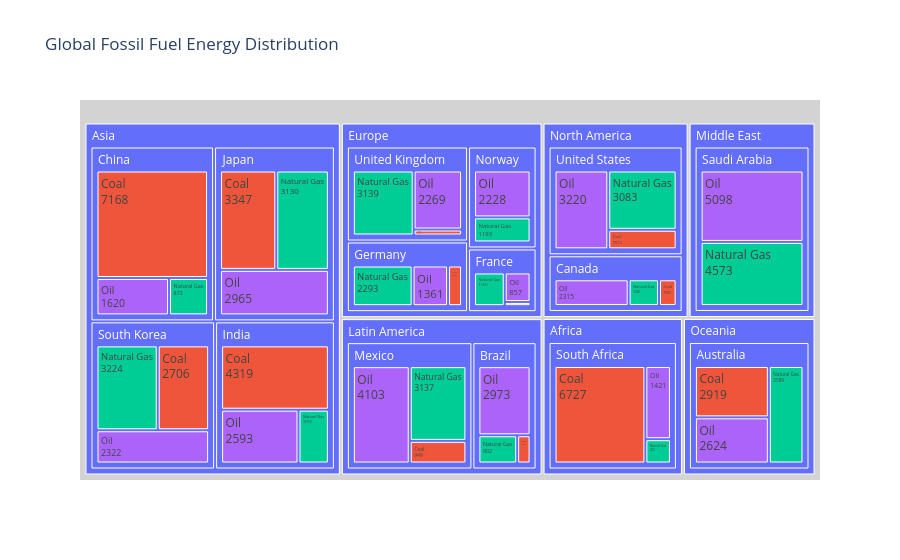
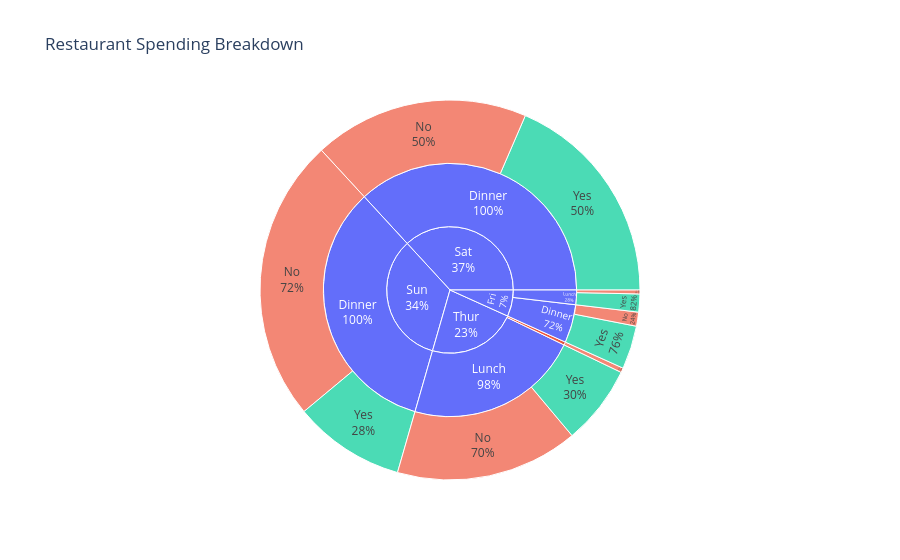
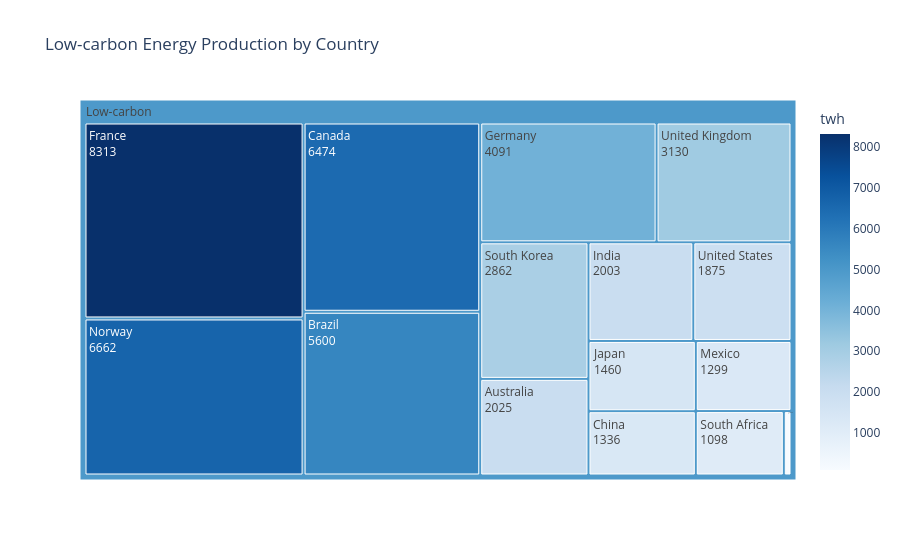
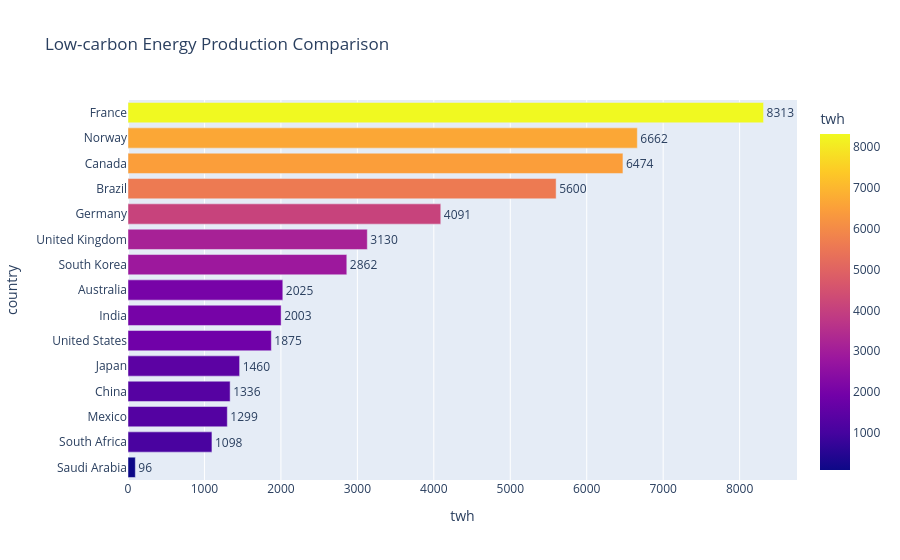

Here is the notebook cell these charts were saved with, in order:
### Code cell
import pandas as pd
import plotly.express as px

# Load dataset
df = pd.read_csv("global_energy_mix.csv")

# Clean column names
df.columns = [col.strip().lower().replace(" ", "_") for col in df.columns]

print(df.columns)

# --------------------------------------------------
# Use actual column names from your CSV
# --------------------------------------------------

country_col = 'country'
region_col = 'region'
source_col = 'source'
twh_col = 'twh'

# ==================================================
# TASK 1
# ==================================================

# Fossil fuel sources
fossil_sources = ['Coal', 'Oil', 'Natural Gas']

# Filter fossil data
fossil_df = df[df[source_col].isin(fossil_sources)]

# Treemap
fig = px.treemap(
    fossil_df,
    path=[region_col, country_col, source_col],
    values=twh_col,
    color=source_col,
    title='Global Fossil Fuel Energy Distribution'
)

fig.update_traces(
    textinfo='label+value',
    root_color='lightgrey'
)

fig.show()

# Insight
top_region = (
    fossil_df.groupby(region_col)[twh_col]
    .sum()
    .sort_values(ascending=False)
)

print("\nInsight:")
print("Highest fossil fuel dependency:")
print(top_region.head(1))

# ==================================================
# TASK 2
# ==================================================

tips = px.data.tips()

tips_summary = (
    tips.groupby(['day', 'time', 'smoker'])['total_bill']
    .sum()
    .reset_index()
)

fig = px.sunburst(
    tips_summary,
    path=['day', 'time', 'smoker'],
    values='total_bill',
    color='smoker',
    title='Restaurant Spending Breakdown'
)

fig.update_traces(
    textinfo='label+percent parent',
    root_color='lightgrey'
)

fig.show()

print("\nInsight:")
print("Dinner contributes the highest restaurant revenue.")

# ==================================================
# TASK 3
# ==================================================

# Low-carbon sources
low_carbon_sources = ['Hydro', 'Wind', 'Solar', 'Nuclear']

# Filter low-carbon data
low_carbon_df = df[df[source_col].isin(low_carbon_sources)]

# Aggregate by country
country_energy = (
    low_carbon_df.groupby(country_col)[twh_col]
    .sum()
    .reset_index()
    .sort_values(by=twh_col, ascending=False)
)

# ---------------- TREEMAP ----------------

country_energy['All'] = 'Low-carbon'

treemap_fig = px.treemap(
    country_energy,
    path=['All', country_col],
    values=twh_col,
    color=twh_col,
    color_continuous_scale='Blues',
    title='Low-carbon Energy Production by Country'
)

treemap_fig.update_traces(
    textinfo='label+value',
    root_color='lightgrey'
)

treemap_fig.show()

# ---------------- BAR CHART ----------------

bar_fig = px.bar(
    country_energy.sort_values(twh_col),
    x=twh_col,
    y=country_col,
    orientation='h',
    color=twh_col,
    text=twh_col,
    title='Low-carbon Energy Production Comparison'
)

bar_fig.update_traces(
    textposition='outside'
)

bar_fig.show()

# Insight
print("\nInsight:")
print("Bar chart is better for accurate country comparison.")
print("Treemap is better for showing proportions.")

### Figure 1 — Plotly figure (JSON) as saved in the notebook; plotly's stock layout.template omitted (floating-point values rounded to 4 significant figures)
{"data": [{"branchvalues": "total", "customdata": [["(?)"], ["(?)"], ["(?)"], ["(?)"], ["(?)"], ["(?)"], ["(?)"], ["(?)"], ["(?)"], ["(?)"], ["(?)"], ["(?)"], ["(?)"], ["(?)"], ["(?)"], ["(?)"], ["(?)"], ["(?)"], ["(?)"], ["(?)"], ["(?)"], ["(?)"], ["Coal"], ["Coal"], ["Coal"], ["Coal"], ["Coal"], ["Coal"], ["Coal"], ["Coal"], ["Coal"], ["Coal"], ["Coal"], ["Coal"], ["Coal"], ["Natural Gas"], ["Natural Gas"], ["Natural Gas"], ["Natural Gas"], ["Natural Gas"], ["Natural Gas"], ["Natural Gas"], ["Natural Gas"], ["Natural Gas"], ["Natural Gas"], ["Natural Gas"], ["Natural Gas"], ["Natural Gas"], ["Natural Gas"], ["Natural Gas"], ["Oil"], ["Oil"], ["Oil"], ["Oil"], ["Oil"], ["Oil"], ["Oil"], ["Oil"], ["Oil"], ["Oil"], ["Oil"], ["Oil"], ["Oil"], ["Oil"], ["Oil"]], "domain": {"x": [0, 1], "y": [0, 1]}, "hovertemplate": "labels=%{label}<br>twh=%{value}<br>parent=%{parent}<br>id=%{id}<br>source=%{customdata[0]}<extra></extra>", "ids": ["Africa", "North America/United States", "Asia/China", "Europe/Germany", "Europe/France", "Europe/United Kingdom", "Asia/India", "Latin America/Brazil", "Oceania/Australia", "Middle East", "Asia/South Korea", "Asia/Japan", "Middle East/Saudi Arabia", "Africa/South Africa", "North America/Canada", "Latin America/Mexico", "North America", "Asia", "Europe", "Latin America", "Oceania", "Europe/Norway", "Latin America/Mexico/Coal", "North America/Canada/Coal", "Africa/South Africa/Coal", "Asia/South Korea/Coal", "North America/United States/Coal", "Latin America/Brazil/Coal", "Europe/France/Coal", "Asia/India/Coal", "Asia/Japan/Coal", "Asia/China/Coal", "Europe/Germany/Coal", "Europe/United Kingdom/Coal", "Oceania/Australia/Coal", "Europe/United Kingdom/Natural Gas", "Europe/Germany/Natural Gas", "Asia/India/Natural Gas", "Asia/Japan/Natural Gas", "Latin America/Brazil/Natural Gas", "Latin America/Mexico/Natural Gas", "North America/Canada/Natural Gas", "Africa/South Africa/Natural Gas", "Oceania/Australia/Natural Gas", "Middle East/Saudi Arabia/Natural Gas", "Europe/Norway/Natural Gas", "North America/United States/Natural Gas", "Asia/South Korea/Natural Gas", "Asia/China/Natural Gas", "Europe/France/Natural Gas", "Asia/China/Oil", "Europe/Germany/Oil", "North America/United States/Oil", "Asia/Japan/Oil", "Europe/United Kingdom/Oil", "Asia/India/Oil", "Latin America/Brazil/Oil", "Latin America/Mexico/Oil", "North America/Canada/Oil", "Oceania/Australia/Oil", "Africa/South Africa/Oil", "Europe/Norway/Oil", "Asia/South Korea/Oil", "Europe/France/Oil", "Middle East/Saudi Arabia/Oil"], "labels": ["Africa", "United States", "China", "Germany", "France", "United Kingdom", "India", "Brazil", "Australia", "Middle East", "South Korea", "Japan", "Saudi Arabia", "South Africa", "Canada", "Mexico", "North America", "Asia", "Europe", "Latin America", "Oceania", "Norway", "Coal", "Coal", "Coal", "Coal", "Coal", "Coal", "Coal", "Coal", "Coal", "Coal", "Coal", "Coal", "Coal", "Natural Gas", "Natural Gas", "Natural Gas", "Natural Gas", "Natural Gas", "Natural Gas", "Natural Gas", "Natural Gas", "Natural Gas", "Natural Gas", "Natural Gas", "Natural Gas", "Natural Gas", "Natural Gas", "Natural Gas", "Oil", "Oil", "Oil", "Oil", "Oil", "Oil", "Oil", "Oil", "Oil", "Oil", "Oil", "Oil", "Oil", "Oil", "Oil"], "marker": {"colors": ["#636efa", "#636efa", "#636efa", "#636efa", "#636efa", "#636efa", "#636efa", "#636efa", "#636efa", "#636efa", "#636efa", "#636efa", "#636efa", "#636efa", "#636efa", "#636efa", "#636efa", "#636efa", "#636efa", "#636efa", "#636efa", "#636efa", "#EF553B", "#EF553B", "#EF553B", "#EF553B", "#EF553B", "#EF553B", "#EF553B", "#EF553B", "#EF553B", "#EF553B", "#EF553B", "#EF553B", "#EF553B", "#00cc96", "#00cc96", "#00cc96", "#00cc96", "#00cc96", "#00cc96", "#00cc96", "#00cc96", "#00cc96", "#00cc96", "#00cc96", "#00cc96", "#00cc96", "#00cc96", "#00cc96", "#ab63fa", "#ab63fa", "#ab63fa", "#ab63fa", "#ab63fa", "#ab63fa", "#ab63fa", "#ab63fa", "#ab63fa", "#ab63fa", "#ab63fa", "#ab63fa", "#ab63fa", "#ab63fa", "#ab63fa"]}, "name": "", "parents": ["", "North America", "Asia", "Europe", "Europe", "Europe", "Asia", "Latin America", "Oceania", "", "Asia", "Asia", "Middle East", "Africa", "North America", "Latin America", "", "", "", "", "", "Europe", "Latin America/Mexico", "North America/Canada", "Africa/South Africa", "Asia/South Korea", "North America/United States", "Latin America/Brazil", "Europe/France", "Asia/India", "Asia/Japan", "Asia/China", "Europe/Germany", "Europe/United Kingdom", "Oceania/Australia", "Europe/United Kingdom", "Europe/Germany", "Asia/India", "Asia/Japan", "Latin America/Brazil", "Latin America/Mexico", "North America/Canada", "Africa/South Africa", "Oceania/Australia", "Middle East/Saudi Arabia", "Europe/Norway", "North America/United States", "Asia/South Korea", "Asia/China", "Europe/France", "Asia/China", "Europe/Germany", "North America/United States", "Asia/Japan", "Europe/United Kingdom", "Asia/India", "Latin America/Brazil", "Latin America/Mexico", "North America/Canada", "Oceania/Australia", "Africa/South Africa", "Europe/Norway", "Asia/South Korea", "Europe/France", "Middle East/Saudi Arabia"], "root": {"color": "lightgrey"}, "textinfo": "label+value", "type": "treemap", "values": [8620.0, 7318.0, 9660.0, 4191.0, 2137.0, 5638.0, 7930.0, 4187.0, 8142.0, 9671.0, 8252.0, 9442.0, 9671.0, 8620.0, 3813.0, 8189.0, 11130.0, 35280.0, 15390.0, 12380.0, 8142.0, 3421.0, 949.0, 550.0, 6727.0, 2706.0, 1015.0, 312.0, 120.0, 4319.0, 3347.0, 7168.0, 537.0, 230.0, 2919.0, 3139.0, 2293.0, 1018.0, 3130.0, 902.0, 3137.0, 948.0, 472.0, 2599.0, 4573.0, 1193.0, 3083.0, 3224.0, 872.0, 1160.0, 1620.0, 1361.0, 3220.0, 2965.0, 2269.0, 2593.0, 2973.0, 4103.0, 2315.0, 2624.0, 1421.0, 2228.0, 2322.0, 857.0, 5098.0]}], "layout": {"legend": {"tracegroupgap": 0}, "title": {"text": "Global Fossil Fuel Energy Distribution"}}}

### Figure 2 — Plotly figure (JSON) as saved in the notebook; plotly's stock layout.template omitted (floating-point values rounded to 4 significant figures)
{"data": [{"branchvalues": "total", "customdata": [["(?)"], ["(?)"], ["(?)"], ["(?)"], ["(?)"], ["(?)"], ["(?)"], ["(?)"], ["(?)"], ["No"], ["No"], ["No"], ["No"], ["No"], ["No"], ["No"], ["Yes"], ["Yes"], ["Yes"], ["Yes"], ["Yes"]], "domain": {"x": [0, 1], "y": [0, 1]}, "hovertemplate": "labels=%{label}<br>total_bill=%{value}<br>parent=%{parent}<br>id=%{id}<br>smoker=%{customdata[0]}<extra></extra>", "ids": ["Thur", "Sat", "Fri", "Thur/Lunch", "Sun/Dinner", "Sat/Dinner", "Fri/Lunch", "Fri/Dinner", "Sun", "Thur/Dinner", "Fri/Dinner/No", "Thur/Dinner/No", "Sun/Dinner/No", "Sat/Dinner/No", "Fri/Lunch/No", "Thur/Lunch/No", "Sun/Dinner/Yes", "Sat/Dinner/Yes", "Fri/Lunch/Yes", "Fri/Dinner/Yes", "Thur/Lunch/Yes"], "labels": ["Thur", "Sat", "Fri", "Lunch", "Dinner", "Dinner", "Lunch", "Dinner", "Sun", "Dinner", "No", "No", "No", "No", "No", "No", "Yes", "Yes", "Yes", "Yes", "Yes"], "marker": {"colors": ["#636efa", "#636efa", "#636efa", "#636efa", "#636efa", "#636efa", "#636efa", "#636efa", "#636efa", "#EF553B", "#EF553B", "#EF553B", "#EF553B", "#EF553B", "#EF553B", "#EF553B", "#00cc96", "#00cc96", "#00cc96", "#00cc96", "#00cc96"]}, "name": "", "parents": ["", "", "", "Thur", "Sun", "Sat", "Fri", "Fri", "", "Thur", "Fri/Dinner", "Thur/Dinner", "Sun/Dinner", "Sat/Dinner", "Fri/Lunch", "Thur/Lunch", "Sun/Dinner", "Sat/Dinner", "Fri/Lunch", "Fri/Dinner", "Thur/Lunch"], "root": {"color": "lightgrey"}, "textinfo": "label+percent parent", "type": "sunburst", "values": [1096.0, 1778.0, 325.9, 1078.0, 1627.0, 1778.0, 89.92, 236.0, 1627.0, 18.78, 57.7, 18.78, 1169.0, 884.8, 15.98, 751.3, 458.3, 893.6, 73.94, 178.3, 326.2]}], "layout": {"legend": {"tracegroupgap": 0}, "title": {"text": "Restaurant Spending Breakdown"}}}

### Figure 3 — Plotly figure (JSON) as saved in the notebook; plotly's stock layout.template omitted (floating-point values rounded to 4 significant figures)
{"data": [{"branchvalues": "total", "customdata": [[8313.0], [6662.0], [6474.0], [5600.0], [4091.0], [3130.0], [2862.0], [2025.0], [2003.0], [1875.0], [1460.0], [1336.0], [1299.0], [1098.0], [96.0], [4965.0]], "domain": {"x": [0, 1], "y": [0, 1]}, "hovertemplate": "labels=%{label}<br>twh_sum=%{value}<br>parent=%{parent}<br>id=%{id}<br>twh=%{color}<extra></extra>", "ids": ["Low-carbon/France", "Low-carbon/Norway", "Low-carbon/Canada", "Low-carbon/Brazil", "Low-carbon/Germany", "Low-carbon/United Kingdom", "Low-carbon/South Korea", "Low-carbon/Australia", "Low-carbon/India", "Low-carbon/United States", "Low-carbon/Japan", "Low-carbon/China", "Low-carbon/Mexico", "Low-carbon/South Africa", "Low-carbon/Saudi Arabia", "Low-carbon"], "labels": ["France", "Norway", "Canada", "Brazil", "Germany", "United Kingdom", "South Korea", "Australia", "India", "United States", "Japan", "China", "Mexico", "South Africa", "Saudi Arabia", "Low-carbon"], "marker": {"coloraxis": "coloraxis", "colors": [8313.0, 6662.0, 6474.0, 5600.0, 4091.0, 3130.0, 2862.0, 2025.0, 2003.0, 1875.0, 1460.0, 1336.0, 1299.0, 1098.0, 96.0, 4965.0]}, "name": "", "parents": ["Low-carbon", "Low-carbon", "Low-carbon", "Low-carbon", "Low-carbon", "Low-carbon", "Low-carbon", "Low-carbon", "Low-carbon", "Low-carbon", "Low-carbon", "Low-carbon", "Low-carbon", "Low-carbon", "Low-carbon", ""], "root": {"color": "lightgrey"}, "textinfo": "label+value", "type": "treemap", "values": [8313.0, 6662.0, 6474.0, 5600.0, 4091.0, 3130.0, 2862.0, 2025.0, 2003.0, 1875.0, 1460.0, 1336.0, 1299.0, 1098.0, 96.0, 48320.0]}], "layout": {"coloraxis": {"colorbar": {"title": {"text": "twh"}}, "colorscale": [[0, "rgb(247,251,255)"], [0.125, "rgb(222,235,247)"], [0.25, "rgb(198,219,239)"], [0.375, "rgb(158,202,225)"], [0.5, "rgb(107,174,214)"], [0.625, "rgb(66,146,198)"], [0.75, "rgb(33,113,181)"], [0.875, "rgb(8,81,156)"], [1, "rgb(8,48,107)"]]}, "legend": {"tracegroupgap": 0}, "title": {"text": "Low-carbon Energy Production by Country"}}}

### Figure 4 — Plotly figure (JSON) as saved in the notebook; plotly's stock layout.template omitted (floating-point values rounded to 4 significant figures)
{"data": [{"hovertemplate": "twh=%{marker.color}<br>country=%{y}<extra></extra>", "legendgroup": "", "marker": {"color": [96.0, 1098.0, 1299.0, 1336.0, 1460.0, 1875.0, 2003.0, 2025.0, 2862.0, 3130.0, 4091.0, 5600.0, 6474.0, 6662.0, 8313.0], "coloraxis": "coloraxis", "pattern": {"shape": ""}}, "name": "", "orientation": "h", "showlegend": false, "text": [96.0, 1098.0, 1299.0, 1336.0, 1460.0, 1875.0, 2003.0, 2025.0, 2862.0, 3130.0, 4091.0, 5600.0, 6474.0, 6662.0, 8313.0], "textposition": "outside", "type": "bar", "x": [96.0, 1098.0, 1299.0, 1336.0, 1460.0, 1875.0, 2003.0, 2025.0, 2862.0, 3130.0, 4091.0, 5600.0, 6474.0, 6662.0, 8313.0], "xaxis": "x", "y": ["Saudi Arabia", "South Africa", "Mexico", "China", "Japan", "United States", "India", "Australia", "South Korea", "United Kingdom", "Germany", "Brazil", "Canada", "Norway", "France"], "yaxis": "y"}], "layout": {"barmode": "relative", "coloraxis": {"colorbar": {"title": {"text": "twh"}}, "colorscale": [[0, "#0d0887"], [0.1111, "#46039f"], [0.2222, "#7201a8"], [0.3333, "#9c179e"], [0.4444, "#bd3786"], [0.5556, "#d8576b"], [0.6667, "#ed7953"], [0.7778, "#fb9f3a"], [0.8889, "#fdca26"], [1, "#f0f921"]]}, "legend": {"tracegroupgap": 0}, "title": {"text": "Low-carbon Energy Production Comparison"}, "xaxis": {"anchor": "y", "domain": [0, 1], "title": {"text": "twh"}}, "yaxis": {"anchor": "x", "domain": [0, 1], "title": {"text": "country"}}}}
